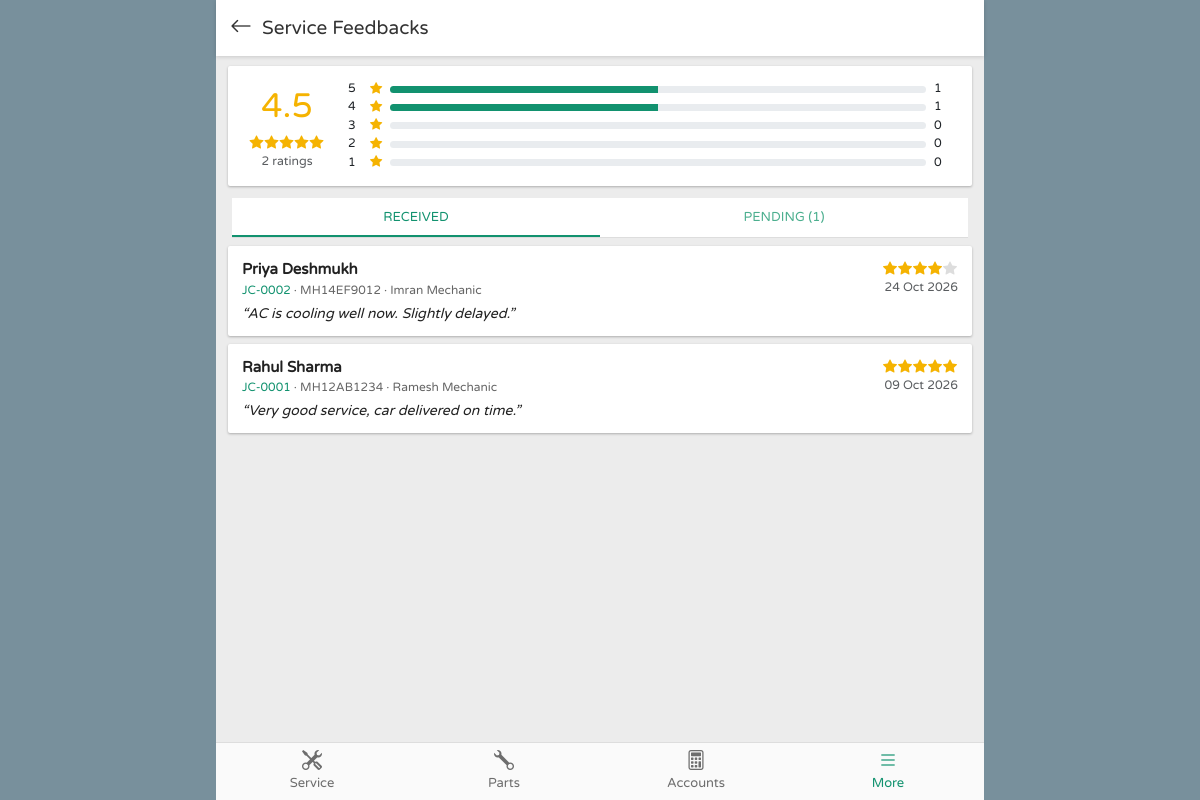
The app's page /feedbacks.php (signed in) with its own data.
### tables this page shows
CREATE TABLE feedbacks (
  id            INT UNSIGNED NOT NULL AUTO_INCREMENT,
  job_card_id   INT UNSIGNED NOT NULL,
  customer_id   INT UNSIGNED NOT NULL,
  token         CHAR(32)     NOT NULL,
  rating        TINYINT UNSIGNED NULL,      
  comment       TEXT         NULL,
  submitted_at  DATETIME     NULL,
  created_at    DATETIME     NOT NULL DEFAULT CURRENT_TIMESTAMP,
  PRIMARY KEY (id),
  UNIQUE KEY uq_fb_jc (job_card_id),
  UNIQUE KEY uq_fb_token (token),
  KEY idx_fb_customer (customer_id),
  KEY idx_fb_rating (rating),
  CONSTRAINT fk_fb_jc       FOREIGN KEY (job_card_id) REFERENCES job_cards(id) ON DELETE CASCADE,
  CONSTRAINT fk_fb_customer FOREIGN KEY (customer_id) REFERENCES customers(id) ON DELETE CASCADE
);

CREATE TABLE customers (
  id          INT UNSIGNED NOT NULL AUTO_INCREMENT,
  name        VARCHAR(100) NOT NULL,
  mobile      VARCHAR(15)  NOT NULL,
  alt_mobile  VARCHAR(15)  NULL,
  email       VARCHAR(100) NULL,
  address     TEXT         NULL,
  city        VARCHAR(60)  NULL,
  gstin       VARCHAR(15)  NULL,
  notes       TEXT         NULL,
  created_at  DATETIME     NOT NULL DEFAULT CURRENT_TIMESTAMP,
  PRIMARY KEY (id),
  UNIQUE KEY uq_customers_mobile (mobile),
  KEY idx_customers_name (name)
);

CREATE TABLE job_cards (
  id                 INT UNSIGNED NOT NULL AUTO_INCREMENT,
  jc_no              VARCHAR(20)   NOT NULL,
  customer_id        INT UNSIGNED  NOT NULL,
  vehicle_id         INT UNSIGNED  NOT NULL,
  advisor_id         INT UNSIGNED  NULL,
  technician_id      INT UNSIGNED  NULL,
  status             ENUM('estimate','approved','in_progress','ready','invoiced','delivered','cancelled')
                     NOT NULL DEFAULT 'estimate',
  odometer_in        INT UNSIGNED  NULL,
  fuel_level         TINYINT UNSIGNED NULL,           
  belongings         TEXT          NULL,
  damage_notes       TEXT          NULL,
  expected_delivery  DATETIME      NULL,
  delivered_at       DATETIME      NULL,
  labour_total       DECIMAL(12,2) NOT NULL DEFAULT 0,   
  parts_total        DECIMAL(12,2) NOT NULL DEFAULT 0,   
  tax_total          DECIMAL(12,2) NOT NULL DEFAULT 0,
  discount           DECIMAL(12,2) NOT NULL DEFAULT 0,
  grand_total        DECIMAL(12,2) NOT NULL DEFAULT 0,
  notes              TEXT          NULL,
  created_at         DATETIME      NOT NULL DEFAULT CURRENT_TIMESTAMP,
  updated_at         DATETIME      NULL DEFAULT CURRENT_TIMESTAMP ON UPDATE CURRENT_TIMESTAMP,
  PRIMARY KEY (id),
  UNIQUE KEY uq_jc_no (jc_no),
  KEY idx_jc_status (status),
  KEY idx_jc_created (created_at),
  KEY idx_jc_customer (customer_id),
  KEY idx_jc_vehicle (vehicle_id),
  KEY idx_jc_technician (technician_id),
  CONSTRAINT fk_jc_customer   FOREIGN KEY (customer_id)   REFERENCES customers(id) ON DELETE RESTRICT,
  CONSTRAINT fk_jc_vehicle    FOREIGN KEY (vehicle_id)    REFERENCES vehicles(id)  ON DELETE RESTRICT,
  CONSTRAINT fk_jc_advisor    FOREIGN KEY (advisor_id)    REFERENCES users(id)     ON DELETE SET NULL,
  CONSTRAINT fk_jc_technician FOREIGN KEY (technician_id) REFERENCES users(id)     ON DELETE SET NULL
);

CREATE TABLE vehicles (
  id                 INT UNSIGNED NOT NULL AUTO_INCREMENT,
  customer_id        INT UNSIGNED NOT NULL,
  reg_no             VARCHAR(20)  NOT NULL,
  make               VARCHAR(50)  NOT NULL,
  model              VARCHAR(50)  NOT NULL,
  variant            VARCHAR(50)  NULL,
  fuel_type          ENUM('petrol','diesel','cng','ev','other') NOT NULL DEFAULT 'petrol',
  year               SMALLINT UNSIGNED NULL,
  color              VARCHAR(30)  NULL,
  chassis_no         VARCHAR(40)  NULL,
  engine_no          VARCHAR(40)  NULL,
  odometer           INT UNSIGNED NULL,
  insurance_company  VARCHAR(100) NULL,
  policy_no          VARCHAR(50)  NULL,
  insurance_expiry   DATE         NULL,
  puc_expiry         DATE         NULL,
  next_service_date  DATE         NULL,
  next_service_km    INT UNSIGNED NULL,
  created_at         DATETIME     NOT NULL DEFAULT CURRENT_TIMESTAMP,
  PRIMARY KEY (id),
  UNIQUE KEY uq_vehicles_reg (reg_no),
  KEY idx_vehicles_customer (customer_id),
  KEY idx_vehicles_chassis (chassis_no),
  KEY idx_vehicles_insurance (insurance_expiry),
  KEY idx_vehicles_puc (puc_expiry),
  KEY idx_vehicles_service (next_service_date),
  CONSTRAINT fk_vehicles_customer FOREIGN KEY (customer_id) REFERENCES customers(id)
    ON DELETE RESTRICT ON UPDATE CASCADE
);

CREATE TABLE users (
  id             INT UNSIGNED NOT NULL AUTO_INCREMENT,
  name           VARCHAR(100) NOT NULL,
  mobile         VARCHAR(15)  NOT NULL,
  email          VARCHAR(100) NULL,
  password_hash  VARCHAR(255) NOT NULL,
  role           ENUM('admin','advisor','technician') NOT NULL DEFAULT 'advisor',
  language       CHAR(2)      NOT NULL DEFAULT 'en',
  is_active      TINYINT(1)   NOT NULL DEFAULT 1,
  last_login     DATETIME     NULL,
  created_at     DATETIME     NOT NULL DEFAULT CURRENT_TIMESTAMP,
  PRIMARY KEY (id),
  UNIQUE KEY uq_users_mobile (mobile),
  KEY idx_users_role (role)
);

### includes/db.php (called while the page is built, shortened)
<?php
function db(): PDO
{
    static $pdo = null;
    if ($pdo === null) {
        $dsn = 'mysql:host=' . DB_HOST . ';port=' . DB_PORT . ';dbname=' . DB_NAME . ';charset=utf8mb4';
        try {
            $pdo = new PDO($dsn, DB_USER, DB_PASS, [
                PDO::ATTR_ERRMODE            => PDO::ERRMODE_EXCEPTION,
                PDO::ATTR_DEFAULT_FETCH_MODE => PDO::FETCH_ASSOC,
                PDO::ATTR_EMULATE_PREPARES   => false,
            ]);
            $pdo->exec("SET time_zone = '+05:30'");
        } catch (PDOException $e) {
            http_response_code(500);
            exit(APP_DEBUG ? 'Database connection failed: ' . htmlspecialchars($e->getMessage())
                           : 'Database connection failed. Check config.php');
        }
    }
    return $pdo;
}
function q(string $sql, array $params = []): PDOStatement
{
    $st = db()->prepare($sql);
    $st->execute(array_values($params));
    return $st;
}
function row(string $sql, array $params = []): ?array
{
    $r = q($sql, $params)->fetch();
    return $r === false ? null : $r;
}
function rows(string $sql, array $params = []): array
{
    return q($sql, $params)->fetchAll();
}

### includes/lang.php (called while the page is built, shortened)
<?php
function lang(): string
{
    if (!empty($_SESSION['lang']) && isset(LANGS[$_SESSION['lang']])) return $_SESSION['lang'];
    $d = function_exists('setting') ? (string) setting('default_language') : 'en';
    return isset(LANGS[$d]) ? $d : 'en';
}
function t(string $key): string
{
    static $dict = [];
    $l = lang();
    if (!isset($dict['en'])) $dict['en'] = require __DIR__ . '/lang/en.php';
    return $dict[$l][$key] ?? $dict['en'][$key] ?? ucfirst(str_replace('_', ' ', $key));
}
function te(string $key): string { return e(t($key)); }

### includes/helpers.php (called while the page is built, shortened)
<?php
function base_url(): string
{
    static $base = null;
    if ($base !== null) return $base;
    $root = str_replace('\\', '/', realpath(__DIR__ . '/..'));
    $doc  = str_replace('\\', '/', realpath($_SERVER['DOCUMENT_ROOT'] ?? '') ?: '');
    if ($doc !== '' && strpos($root, $doc) === 0) {
        $base = substr($root, strlen($doc));
    } else {
        $script = str_replace('\\', '/', $_SERVER['SCRIPT_NAME'] ?? '');
        $base = preg_replace('#/(api|print)/[^/]*$#', '', $script);
        $base = preg_replace('#/[^/]*\.php$#', '', $base);
    }
    return $base = rtrim($base, '/');
}
function url(string $path = ''): string { return base_url() . '/' . ltrim($path, '/'); }
function e($s): string { return htmlspecialchars((string) ($s ?? ''), ENT_QUOTES | ENT_SUBSTITUTE, 'UTF-8'); }
function fmt_date($d, string $f = 'd M Y'): string { return $d ? date($f, strtotime((string) $d)) : '-'; }
function input(string $key, $default = '')
{
    $v = $_POST[$key] ?? $_GET[$key] ?? $default;
    return is_string($v) ? trim($v) : $v;
}
function one_of($v, array $allowed, $default) { return in_array($v, $allowed, true) ? $v : $default; }

### feedbacks.php (the view, shortened to what this page needs)
<?php
$view = one_of(input('view', 'received'), ['received', 'pending'], 'received');
$stats = row('SELECT COUNT(rating) n, AVG(rating) avg, SUM(rating IS NULL) pending FROM feedbacks');
$dist = [];
foreach (rows('SELECT rating, COUNT(*) n FROM feedbacks WHERE rating IS NOT NULL GROUP BY rating') as $d) $dist[(int) $d['rating']] = (int) $d['n'];
$w = $view === 'pending' ? 'f.rating IS NULL' : 'f.rating IS NOT NULL';
$p = [];
$list = rows("SELECT f.*, jc.jc_no, jc.delivered_at, c.name, c.mobile, v.reg_no, tu.name AS tech FROM feedbacks f JOIN job_cards jc ON jc.id = f.job_card_id
    JOIN customers c ON c.id = f.customer_id JOIN vehicles v ON v.id = jc.vehicle_id LEFT JOIN users tu ON tu.id = jc.technician_id
    WHERE $w ORDER BY COALESCE(f.submitted_at, f.created_at) DESC LIMIT 200", $p);
include __DIR__ . '/includes/header.php';
?>
<div class="box d-flex align-items-center gap-3">
  <div class="text-center" style="min-width:90px"><div style="font-size:34px;color:#f5b301"><?= $stats['n'] ? number_format((float) $stats['avg'], 1) : '-' ?></div><?= stars((int) round((float) $stats['avg'])) ?><div class="small text-muted"><?= (int) $stats['n'] ?> <?= te('ratings') ?></div></div>
  <div class="flex-fill">
    <?php for ($s = 5; $s >= 1; $s--): $n = $dist[$s] ?? 0; $pct = $stats['n'] ? round($n * 100 / $stats['n']) : 0; ?>
      <a href="?view=received&rating=<?= $s ?>" class="d-flex align-items-center gap-2 small text-dark"><span style="width:14px"><?= $s ?></span><i class="bi bi-star-fill" style="color:#f5b301"></i>
        <div class="progress flex-fill" style="height:7px"><div class="progress-bar" style="width:<?= $pct ?>%;background:#12926f"></div></div><span style="width:24px"><?= $n ?></span></a>
    <?php endfor; ?>
  </div>
</div>
<div class="tabs-x bg-white mb-2">
  <a class="<?= $view === 'received' ? 'active' : '' ?>" href="?view=received"><?= te('received') ?></a>
  <a class="<?= $view === 'pending' ? 'active' : '' ?>" href="?view=pending"><?= te('pending') ?> (<?= (int) $stats['pending'] ?>)</a>
</div>
<?php foreach ($list as $f): ?>
  <div class="list-card">
    <div class="r"><?= $f['rating'] !== null ? stars((int) $f['rating']) : '' ?><div class="small text-muted"><?= e(fmt_date($f['submitted_at'] ?: $f['delivered_at'])) ?></div></div>
    <div class="t"><?= e($f['name']) ?></div>
    <div class="s"><a href="<?= url('jobcard.php?id=' . $f['job_card_id']) ?>"><?= e($f['jc_no']) ?></a> · <?= e($f['reg_no']) ?><?= $f['tech'] ? ' · ' . e($f['tech']) : '' ?></div>
    <?php if ($f['comment']): ?><div class="mt-1 fst-italic">“<?= e($f['comment']) ?>”</div><?php endif; ?>
  </div>
<?php endforeach; ?>
<?php include __DIR__ . '/includes/footer.php'; ?>

### includes/views.php (shortened to what this page needs)
<?php
function stars(?int $n): string
{
    $n = (int) $n;
    $h = '<span class="stars">';
    for ($i = 1; $i <= 5; $i++) $h .= '<i class="bi bi-star-fill ' . ($i <= $n ? '' : 'off') . '"></i>';
    return $h . '</span>';
}

### assets/css/app.css (style rules this page uses)
:root { --primary: #12926f; --primary-dark: #0d7559; --primary-light: #e7f4f0; --dark-btn: #263238; --danger: #f44336; --due: #e53935; --blue: #1e88e5; --navy: #1a3a8f; --grey: #78909c; --text: #212121; --muted: #757575; --line: #e0e0e0; --page-bg: #ececec; --outer-bg: #78909c; --card-shadow: 0 1px 3px rgba(0,0,0,.18), 0 1px 2px rgba(0,0,0,.10); --hdr-h: 56px; --nav-h: 58px; --app-max: 768px; --bs-primary: #12926f; --bs-primary-rgb: 18,146,111; --bs-link-color: #12926f; --bs-link-hover-color: #0d7559; }
* { -webkit-tap-highlight-color: transparent; }
html, body { height: 100%; }
body { margin: 0; font-family: "Varela Round", "Poppins", "Nirmala UI", "Noto Sans Devanagari", system-ui, -apple-system, "Segoe UI", Roboto, sans-serif; font-size: 14px; color: var(--text); background: var(--outer-bg); }
a { color: var(--primary); text-decoration: none; }
.tabs-x { display: flex; border-bottom: 1px solid #ddd; margin: 0 6px; }
.tabs-x a { flex: 1; text-align: center; padding: 10px 0 8px; color: #4caf8f; font-size: 13px; text-transform: uppercase; border-bottom: 2px solid transparent; }
.tabs-x a.active { color: var(--primary); border-bottom-color: var(--primary); }
.list-card { background: #fff; box-shadow: var(--card-shadow); border-radius: 2px; margin: 0 2px 8px; padding: 12px 14px; display: block; color: var(--text); }
.list-card .t { font-weight: 700; font-size: 15px; }
.list-card .s { font-size: 12px; color: #666; }
.list-card .r { float: right; text-align: right; }
.stars { color: #f5b301; letter-spacing: 1px; }
.stars .off { color: #ddd; }
.box { background: #fff; box-shadow: var(--card-shadow); border-radius: 2px; padding: 14px; margin: 0 2px 12px; }
@media (min-width: 769px) { body { padding: 0; } }

### records on screen
feedbacks: rating 4 (drawn), submitted_at "24 Oct 2026", customer.name "Priya Deshmukh", job_card.jc_no "JC-0002", vehicles.reg_no "MH14EF9012", users.name "Imran Mechanic", comment "AC is cooling well now. Slightly delayed."
feedbacks: rating 5 (drawn), submitted_at "09 Oct 2026", customer.name "Rahul Sharma", job_card.jc_no "JC-0001", vehicles.reg_no "MH12AB1234", users.name "Ramesh Mechanic", comment "Very good service, car delivered on time."

### other values on screen
$title_html "Service Feedbacks"
$stats['avg'] "4.5"
$stats['n'] "2"
te('ratings') "ratings"
$n "1"
$n "0"
te('received') "RECEIVED"
te('pending') "PENDING"
$stats['pending'] "1"
$label "Service"
$label "Parts"
$label "Accounts"
$label "More"
